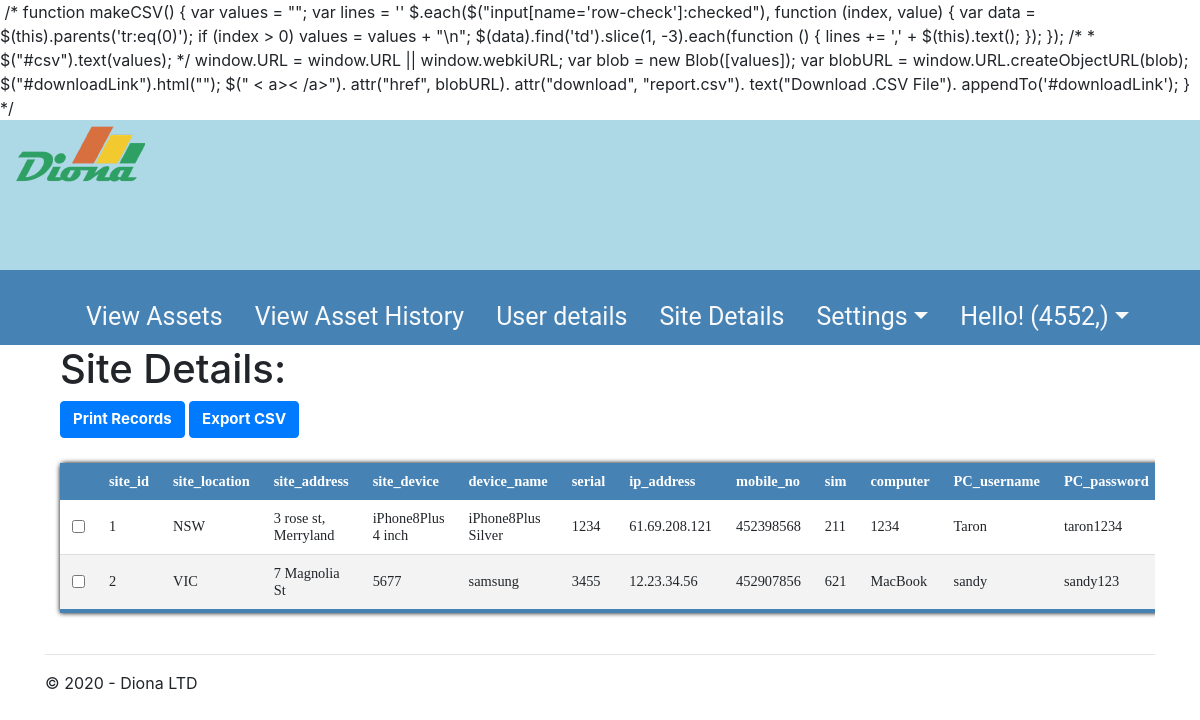
Before: /site_details (signed in) with the older database file.
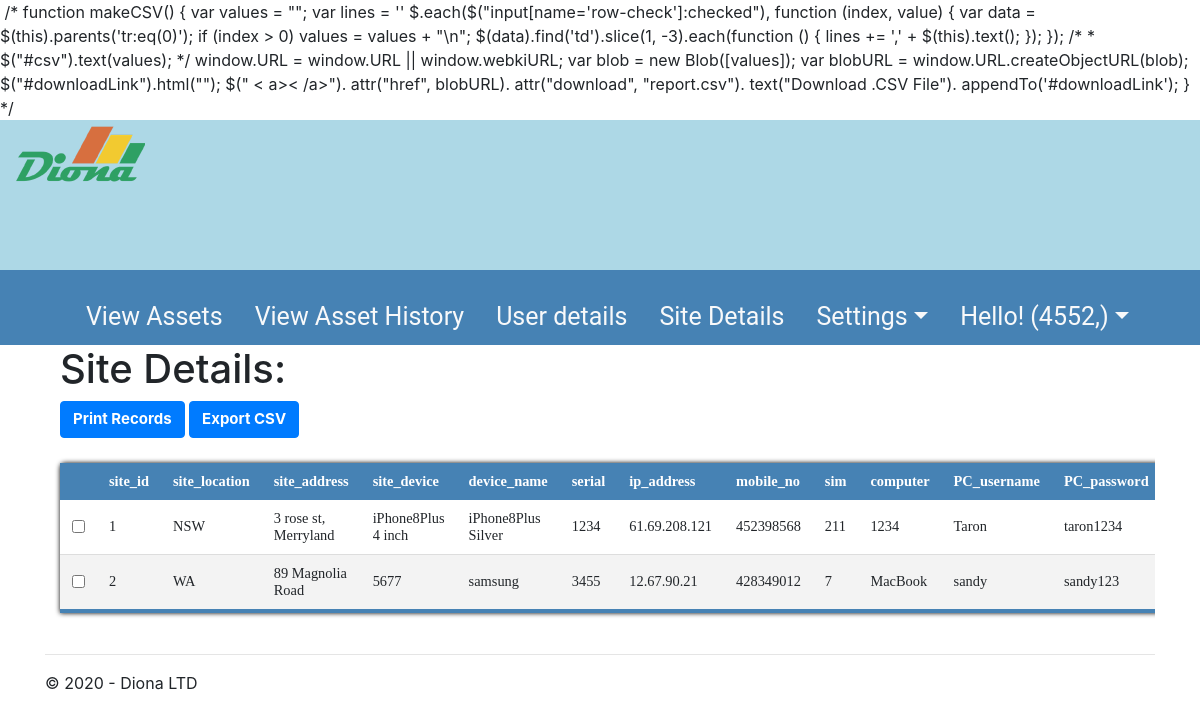
After: the same page with the newer database file.
### tables this page shows
CREATE TABLE Site (
                                            `site_id` integer NOT NULL,
                                            `site_location` TEXT NULL,
                                            `site_address` TEXT NULL,
                                            `site_device` TEXT NULL,
                                            `device_name` TEXT NULL,
                                            `serial` INTEGER NULL,
                                            `ip_address` TEXT NULL,
                                            `mobile_no` INTEGER NULL,
                                            `sim` INTEGER NULL,
                                            `computer` TEXT NULL,
                                            `PC_username` TEXT NULL,
                                            `PC_password` TEXT NULL,
                                            `printer` TEXT NULL,
                                            `projectManager` TEXT NULL,
                                            PRIMARY KEY (`site_id`));

### EX1/views.py (the view)
@app.route('/site_details')
def site_all_details():
    if 'loggedin' in session:
        conn = sqlite3.connect(r"diona.db")
        conn.row_factory = sqlite3.Row
        rows = conn.execute("SELECT * FROM Site")
        col_names = rows.fetchone()
        headers = col_names.keys()
        cur2 = conn.cursor()
        results = cur2.execute("SELECT * FROM Site")
        """Renders the Site Details page."""
        return render_template('site_all_details.html',
                            username=session['id'],
                            title='Site Details',
                            year=datetime.now().year,
                            message='Site Details',
                            header = headers,
                            rows = results.fetchall())
    return redirect(url_for('login'))

### EX1/templates/site_all_details.html (shortened to what this page needs)
﻿{% extends "layout_admin.html" %}
{% block nav %}
<li class="nav-item dropdown">
    <a class="nav-link dropdown-toggle text-light" href="#" id="navbarDropdownMenu"
       data-toggle="dropdown" aria-haspopup="true" aria-expanded="false"> Hello! {{username}}</a>
</li>
{% endblock %}
{% block content %}
<div class="container" style="overflow-x:auto;">
    <div class="row">
        <div class="col-md-8">
            <h1>Site Details:</h1>
        </div>
        <div class="col-md-2">
        </div>
    </div>
    <button class="btn btn-primary" onclick="printRecords()">Print Records</button>
    <button class="btn btn-primary" onclick="makeCSV()">Export CSV</button>
    <table class="view-table" id="tableView">
        <thead>
            <tr>
                <th scope="row"></th>
                {%  for x in header: %}
                <th> {{ x }} </th>
                {% endfor %}
            </tr>
        </thead>
        {%  for row in range(rows|length): %}
        <tbody>
            <tr>
                <td><input type="checkbox" name="row-check" value="{{ rows[row][0] }}"></td>
                {%  for x in rows[row]: %}
                <td>{{ x }}</td>
                {% endfor %}
            </tr>
        </tbody>
        {% endfor %}
    </table>
</div>
    {% endblock %}

### EX1/templates/layout_admin.html (shortened to what this page needs)
﻿<!DOCTYPE html>
<html>
<head>
    <link rel="stylesheet" href="https://stackpath.bootstrapcdn.com/bootstrap/4.4.1/css/bootstrap.min.css"
>
    <link rel="stylesheet" href="https://cdnjs.cloudflare.com/ajax/libs/font-awesome/4.7.0/css/font-awesome.min.css">
    <link rel="stylesheet" href="{{url_for('static',filename = 'styles.css')}}">
    /*
        function makeCSV() {
            var values = "";
            var lines = ''
            $.each($("input[name='row-check']:checked"), function (index, value) {
                var data = $(this).parents('tr:eq(0)');
                if (index > 0)
                    values = values + "\n";
                $(data).find('td').slice(1, -3).each(function () {
                    lines += ',' + $(this).text();
                });
            });
            /*
             * $("#csv").text(values);
            */
            window.URL = window.URL || window.webkiURL;
            var blob = new Blob([values]);
            var blobURL = window.URL.createObjectURL(blob);
            $("#downloadLink").html("");
            $(" <  a><  /a>").
                attr("href", blobURL).
                attr("download", "report.csv").
                text("Download .CSV File").
                appendTo('#downloadLink');
        }
    */
</head>
<body>
    <div class="navcontainerwrapper">
        <div class="topnavcontainer">
            <div class="topnavlogo">
                <a href="{{ url_for('home')}}">
                    <img id="output" name="logo" alt="Logo" src="{{url_for('static',filename = 'image/logo.png')}}" />
                </a>
            </div>
        </div>
        <div class="subnavcontainer">
            <div class="subnavheader">
                <ul class="nav">
                    <li class="nav-item">
                        <a class="nav-link text-light " href="{{ url_for('adminview') }}" tabindex="-1">View Assets</a>
                    </li>
                    <li class="nav-item">
                        <a class="nav-link text-light" href="{{ url_for('view_history') }}" tabindex="-1">View Asset History</a>
                    </li>
                    <li class="nav-item">
                        <a class="nav-link text-light" href="{{ url_for('view_users') }}" tabindex="-1">User details</a>
                    </li>
                    <li class="nav-item">
                        <a class="nav-link text-light" href="{{ url_for('site_all_details') }}" tabindex="-1">Site Details</a>
                    </li>
                    <li class="nav-item dropdown">
                        <a class="nav-link dropdown-toggle text-light" href="#" id="navbarDropdownMenu"
                           data-toggle="dropdown" aria-haspopup="true" aria-expanded="false">Settings</a>
                    </li>
                    {% block nav %}{% endblock %}
                </ul>
            </div>
        </div>
    </div>
    <div class="container body-content">
        {% block content %}{% endblock %}
        <hr />
        <footer>
            <p>&copy; {{ year }} - Diona LTD</p>
        </footer>
    </div>
</body>
</html>

### EX1/static/styles.css (style rules this page uses)
.nav-item { float: right; }
.navcontainerwrapper { box-sizing: border-box; font-family: Roboto, Arial, sans-serif; font-size: 14px; line-height: 1.5; }
.topnavcontainer { background-color: #ADD8E6; height: 150px; overflow: auto; margin-bottom: 0; }
.topnavlogo { margin-left: 15px; position: relative; float: left; color: #fff; font-size: 30px; font-family: Roboto, Arial, sans-serif; font-style: italic; }
.subnavcontainer { box-sizing: border-box; background-color: #4682B4 !important; height: 75px; text-align: center; font-size: 17px; }
.subnavheader { padding-top: 20px; padding-bottom: 15px; font-size: 25px; margin-left: 15px; display: inline-block; text-align: center; color: white; }
.btn { font-size: 15px; font-weight: bold; }
.row:after { content: ""; display: table; clear: both; }
.view-table { border-collapse: collapse; margin: 25px 0px; font-size: 0.9em; min-width: 400px; border-radius: 5px 5px 0 0; box-shadow: 0 0 5px rgba(0, 0, 0, 15); font-family: Calibri; }
.view-table thead tr { background-color: #4682B4; color: white; font-weight: bold; }
.view-table thead th { text-align: left; }
.view-table th, .view-table td { padding: 10px 12px; }
.view-table tbody tr { border-bottom: 1px solid #dddddd; }
.view-table tbody:last-of-type { border-bottom: 4px solid #4682B4; }
.view-table tbody { background-color: #f3f3f3; }
.view-table tbody:nth-child(2n) { background-color: white; }

Changed rows visible on the page:
no longer on one of the page's lists (row edited): Site: PC_password "sandy123"
changed Site "samsung": site_location "VIC" → "WA"; site_address "7 Magnolia St" → "89 Magnolia Road"; ip_address "12.23.34.56" → "12.67.90.21"; mobile_no "452907856" → "428349012"; computer "621" → "MacBook"; PC_username "MacBook" → "sandy"; PC_password "sandy" → "sandy123"
Other visible differences:
new list line: "7"
